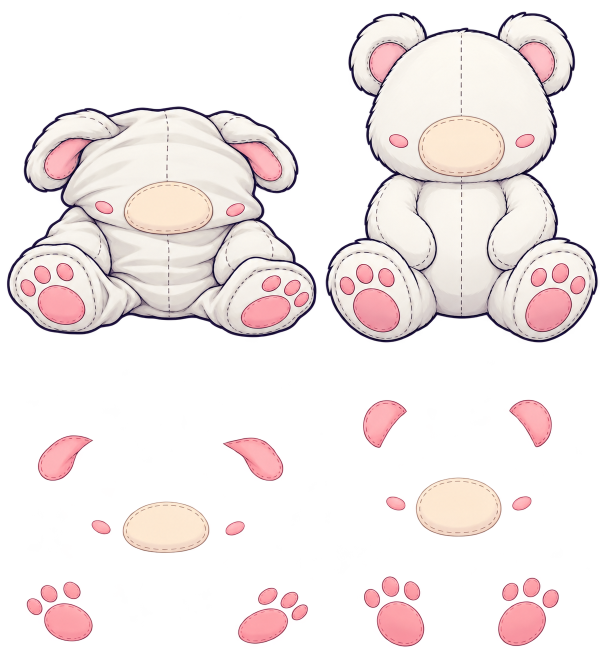
#> input picture party/reference/sources/oct28-plushie/body-bear-native.webp, 1199 x 1312 px (shown at 1/2 size); its folder holds only this picture in this run
$ python build-delivery.py
#> lines starting #> are read from the running program, lines starting #| are printed output that depends on the picture
"""Deterministic crop/registration of authored imagegen pixels; no creative drawing."""
from pathlib import Path
from PIL import Image, ImageFilter
import numpy as np
import json
ROOT=Path(__file__).resolve().parents[3]
SRC=Path(__file__).resolve().parent
OUT=ROOT/'assets/art/prop'
# Every y correspondence is manually measured on native source: top appendage,
# skull/hat line, neck seam and seat. Both layers use the identical transform.
BODIES={
 'bear':dict(size=(1199,1312),top=710,split=640,cols=[dict(cx=330,sx=.65,ys=[(0,140),(215,269),(470,409),(675,540),(710,560)]),dict(cx=923,sx=.61,ys=[(0,22),(62,88),(354,322),(685,540),(710,560)])]),
 'bunny':dict(size=(1199,1312),top=844,split=625,cols=[dict(cx=325,sx=.64,ys=[(0,12),(285,226),(358,269),(643,409),(826,540),(844,560)]),dict(cx=894,sx=.63,ys=[(0,12),(220,88),(520,322),(826,540),(844,560)])]),
 'unicorn':dict(size=(1199,1312),top=710,split=641,cols=[dict(cx=296,sx=.69,ys=[(0,160),(205,223),(280,269),(510,409),(701,540),(710,560)]),dict(cx=915,sx=.63,ys=[(0,2),(140,88),(414,322),(704,540),(710,560)])]),
 'kitty':dict(size=(1199,1312),top=744,split=606,cols=[dict(cx=320,sx=.64,ys=[(0,100),(285,269),(520,409),(722,540),(744,560)]),dict(cx=928,sx=.60,ys=[(0,6),(94,88),(414,322),(726,540),(744,560)])]),
 'puppy':dict(size=(1692,929),top=625,split=933,cols=[dict(cx=485,sx=.58,ys=[(0,100),(178,269),(413,409),(601,540),(625,560)]),dict(cx=1296,sx=.69,ys=[(0,65),(32,88),(326,322),(617,540),(625,560)])]),
 'dragon':dict(size=(1199,1312),top=712,split=646,cols=[dict(cx=360,sx=.66,ys=[(0,100),(205,221),(300,269),(490,409),(697,540),(712,560)]),dict(cx=930,sx=.63,ys=[(0,10),(100,88),(390,322),(704,540),(712,560)])]),
}
def warp(im,cfg,col):
    x0=0 if col==0 else cfg['split'];x1=cfg['split'] if col==0 else im.width
    p=im.crop((x0,0,x1,cfg['top']))
    cc=cfg['cols'][col]; cx=cc['cx']-x0;sx=cc['sx']; out=Image.new('RGBA',(512,560))
    pairs=cc['ys']
    for (sy0,dy0),(sy1,dy1) in zip(pairs,pairs[1:]):
      # Inverse affine mapping; Pillow samples the same authored source pixels.
      strip=p.transform((512,dy1-dy0),Image.Transform.AFFINE,(1/sx,0,cx-256/sx,0,(sy1-sy0)/(dy1-dy0),sy0),Image.Resampling.BICUBIC)
      out.paste(strip,(0,dy0))
    return out

def split_layers(p,name,colidx):
    a=np.array(p);rgb=a[:,:,:3].astype(int)
    col=((rgb.max(2)-rgb.min(2))/np.maximum(1,rgb.max(2))>.15)&(rgb.max(2)>170)&(a[:,:,3]>0)
    if name=='bunny':
      # Measured visible cotton-tail region; its white source pixels must keep
      # their color too. Restrict to the exposed tail beyond the arm/torso.
      yy,xx=np.indices(col.shape)
      if colidx==1:col|=(xx>=388)&(yy>=376)&(yy<=447)&(a[:,:,3]>0)
      else:col|=(xx>=396)&(yy>=443)&(yy<=493)&(a[:,:,3]>0)
    mask=Image.fromarray(np.uint8(col)*255).filter(ImageFilter.MaxFilter(5))
    # Small color-separated highlight holes belong to the same sewn patch.
    from scipy.ndimage import binary_fill_holes
    mask=Image.fromarray(np.uint8(binary_fill_holes(np.array(mask)>0))*255)
    m=np.array(mask)>0
    trim=a.copy();trim[:,:,3]=np.where(m,a[:,:,3],0)
    fabric=a.copy();lum=np.round(rgb[:,:,0]*.299+rgb[:,:,1]*.587+rgb[:,:,2]*.114).astype('uint8')
    for c in range(3):fabric[:,:,c]=np.where(m,lum,fabric[:,:,c])
    return Image.fromarray(fabric),Image.fromarray(trim)

def build_body(name,cfg):
#> called with name = 'bear'
    source=SRC/f'body-{name}-native.webp'; im=Image.open(source).convert('RGBA')
#> in build_body, im is the input picture: PIL image 1199x1312 RGBA; mean R, G, B, A 87.6, 76.3, 77, 91.4
    assert im.size==tuple(cfg['size']),(name,im.size,cfg['size'])
    result=Image.new('RGBA',(1024,1120)); review=Image.new('RGBA',(1024,560))
#> after `result = Image.new('RGBA', (1024, 1120))`: result: PIL image 1024x1120 RGBA; every value is 0
#> after `review = Image.new('RGBA', (1024, 560))`: review: PIL image 1024x560 RGBA; every value is 0
    for col in range(2):
      p=warp(im,cfg,col);fabric,trim=split_layers(p,name,col)
      result.paste(fabric,(col*512,0));result.paste(trim,(col*512,560));review.paste(p,(col*512,0))
      # Every nontransparent trim pixel is a bit-identical authored pixel at its
      # fabric position; no independently generated bottom-row positions used.
      ar=np.array(p);tr=np.array(trim);assert np.array_equal(ar[tr[:,:,3]>0],tr[tr[:,:,3]>0])
#> this loop made 2 passes
#> pass 1, in build_body, `p = warp(im, cfg, col)`:
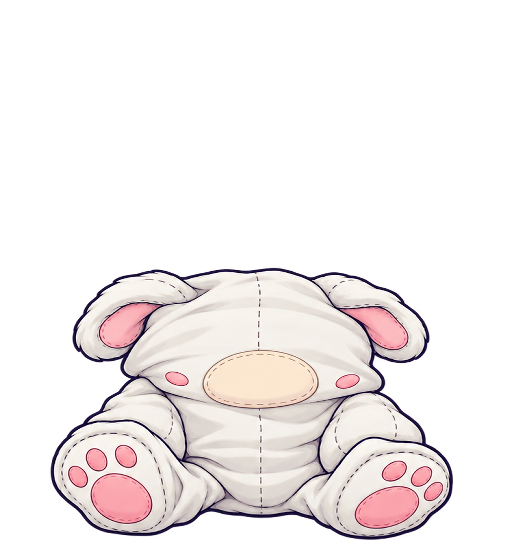
#> p: PIL image 512x560 RGBA; mean R, G, B, A 64.9, 59.9, 59.8, 74.8; transparent parts drawn white
#> pass 1, in split_layers, `rgb = a[:, :, :3].astype(int)`:
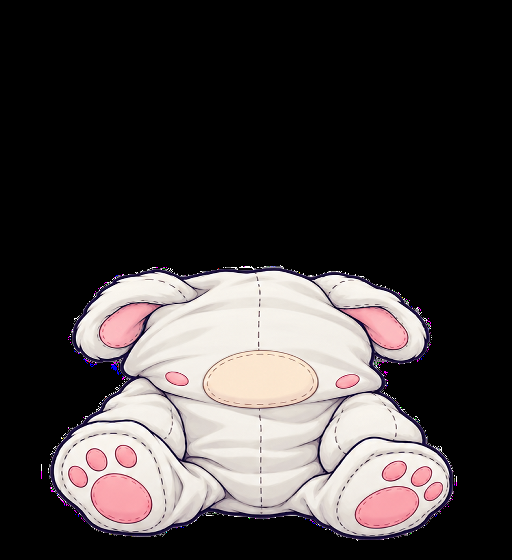
#> rgb: shape (560, 512, 3) int64; mean R, G, B 64.9, 59.9, 59.8
#> after the loop:
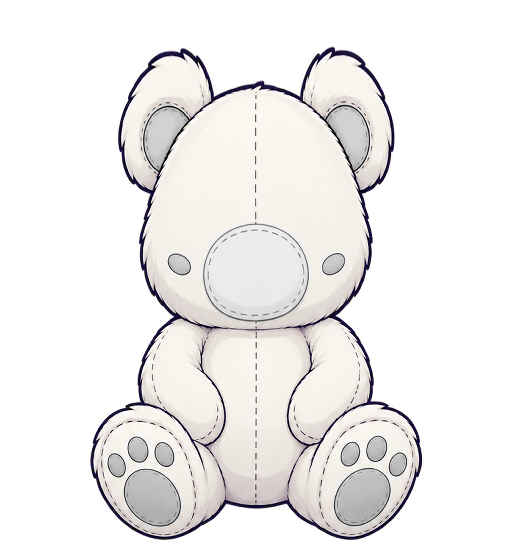
#> fabric: PIL image 512x560 RGBA; mean R, G, B, A 88.7, 86.9, 86.1, 101.8; transparent parts drawn white
#> after the loop:
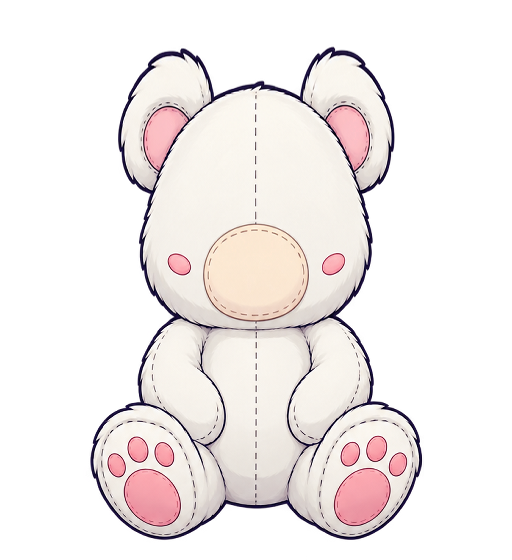
#> p: PIL image 512x560 RGBA; mean R, G, B, A 91.5, 85.6, 85.1, 101.8; transparent parts drawn white
#> after the loop:
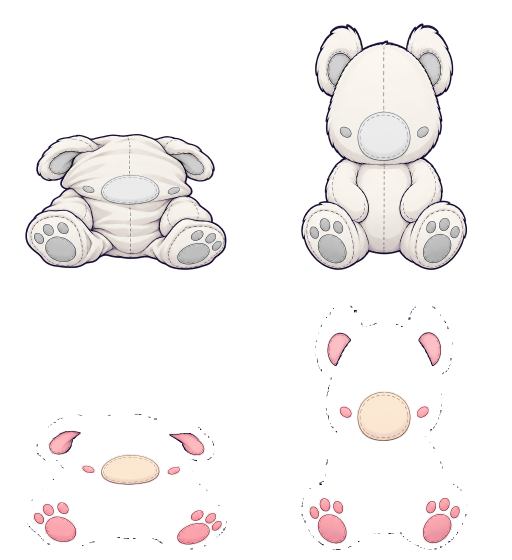
#> result: PIL image 1024x1120 RGBA (shown at 1/2 size); mean R, G, B, A 76.9, 73.4, 72.9, 53.5; transparent parts drawn white
#> after the loop:
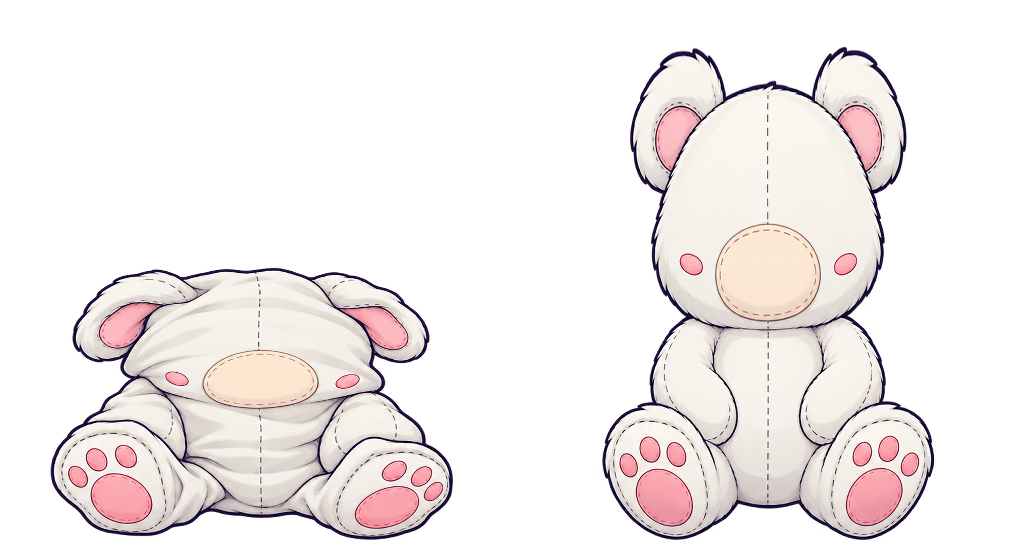
#> review: PIL image 1024x560 RGBA; mean R, G, B, A 78.2, 72.8, 72.4, 88.3; transparent parts drawn white
#> after the loop:
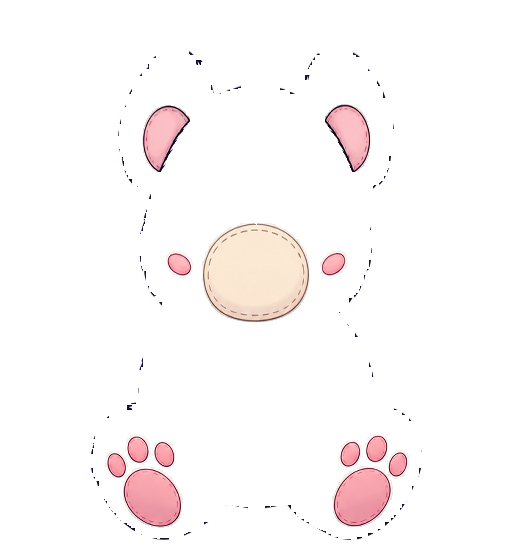
#> trim: PIL image 512x560 RGBA; mean R, G, B, A 91.5, 85.6, 85.1, 20.8; transparent parts drawn white
    dest=OUT/f'plushie-body-{name}-v1.webp'; result.save(dest,lossless=True,exact=True,method=6)
    review.save(SRC/f'body-{name}-registered-review.webp',lossless=True,exact=True,method=6)
    record=ROOT/f'reference/pending/OCT28-PLUSHIE-body-{name}.json'
#> (the run stopped early here; a loop or call above may not have finished)
